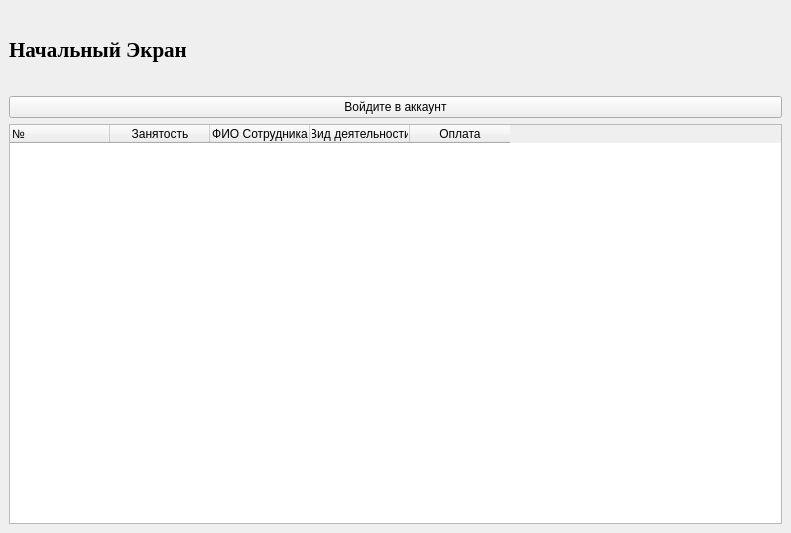
<?xml version="1.0" encoding="UTF-8"?>
<ui version="4.0">
 <class>MainWindow</class>
 <widget class="QMainWindow" name="MainWindow">
  <property name="geometry">
   <rect>
    <x>0</x>
    <y>0</y>
    <width>791</width>
    <height>533</height>
   </rect>
  </property>
  <property name="windowTitle">
   <string>Начальный экран</string>
  </property>
  <widget class="QWidget" name="centralwidget">
   <layout class="QVBoxLayout" name="verticalLayout">
    <item>
     <widget class="QLabel" name="label">
      <property name="font">
       <font>
        <family>Times New Roman</family>
        <pointsize>16</pointsize>
        <weight>75</weight>
        <bold>true</bold>
       </font>
      </property>
      <property name="layoutDirection">
       <enum>Qt::LeftToRight</enum>
      </property>
      <property name="autoFillBackground">
       <bool>false</bool>
      </property>
      <property name="text">
       <string>Начальный Экран</string>
      </property>
      <property name="textFormat">
       <enum>Qt::AutoText</enum>
      </property>
      <property name="margin">
       <number>1</number>
      </property>
     </widget>
    </item>
    <item>
     <widget class="QPushButton" name="LK">
      <property name="text">
       <string>Войдите в аккаунт</string>
      </property>
     </widget>
    </item>
    <item>
     <widget class="QTableWidget" name="tableWidget">
      <property name="sizePolicy">
       <sizepolicy hsizetype="Preferred" vsizetype="Preferred">
        <horstretch>0</horstretch>
        <verstretch>0</verstretch>
       </sizepolicy>
      </property>
      <property name="minimumSize">
       <size>
        <width>769</width>
        <height>400</height>
       </size>
      </property>
      <property name="tabletTracking">
       <bool>false</bool>
      </property>
      <column>
       <property name="text">
        <string>№</string>
       </property>
       <property name="textAlignment">
        <set>AlignLeading|AlignVCenter</set>
       </property>
      </column>
      <column>
       <property name="text">
        <string>Занятость</string>
       </property>
      </column>
      <column>
       <property name="text">
        <string>ФИО Сотрудника</string>
       </property>
      </column>
      <column>
       <property name="text">
        <string>Вид деятельности</string>
       </property>
      </column>
      <column>
       <property name="text">
        <string>Оплата</string>
       </property>
      </column>
     </widget>
    </item>
   </layout>
  </widget>
  <widget class="QMenuBar" name="menubar">
   <property name="geometry">
    <rect>
     <x>0</x>
     <y>0</y>
     <width>791</width>
     <height>25</height>
    </rect>
   </property>
  </widget>
 </widget>
 <resources/>
 <connections/>
</ui>
